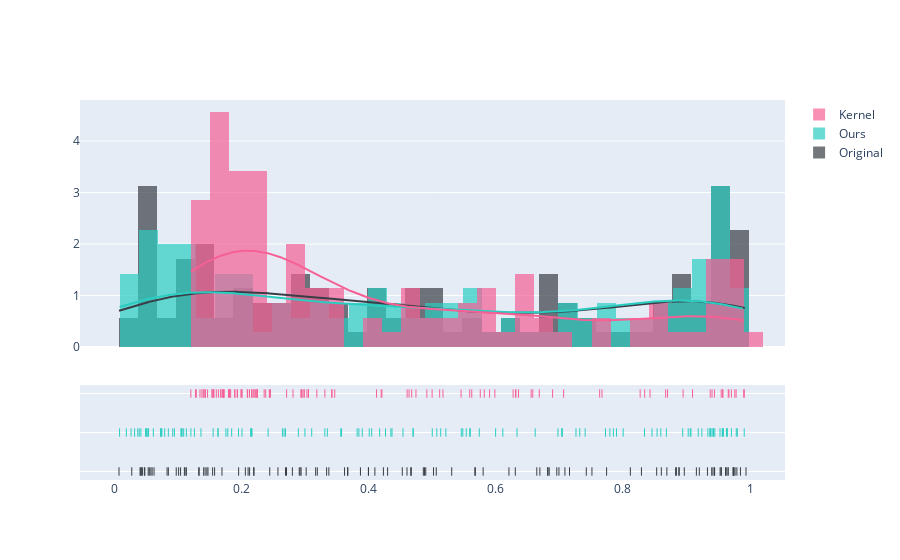

Source (notebook cell):
### Code cell
hist_data = [y_prob_original,y_prob_ours,y_prob_kernel2 ]

group_labels = ['Original','Ours','Kernel' ]
colors = ['#393E46', '#2BCDC1', '#F66095']

# Create distplot with custom bin_size
fig = ff.create_distplot(hist_data, group_labels, colors=colors,bin_size=.03,)
fig.show()

### Figure 1 — Plotly figure (JSON) as saved in the notebook; plotly's stock layout.template omitted (floating-point values rounded to 4 significant figures; data arrays with more than 128 entries replaced by an {"elided": "..."} marker saying what was removed)
{"data": [{"autobinx": false, "histnorm": "probability density", "legendgroup": "Original", "marker": {"color": "#393E46"}, "name": "Original", "opacity": 0.7, "x": [0.3169, 0.2803, 0.8841, 0.4234, 0.962, 0.9657, 0.1549, 0.3873, 0.2924, 0.696, 0.0977, 0.9792, 0.4664, 0.8604, 0.3998, 0.9747, 0.5802, 0.1476, 0.9201, 0.1337, 0.2195, 0.4531, 0.5065, 0.9763, 0.0445, 0.9528, 0.6208, 0.1431, 0.1331, 0.9935, 0.6822, 0.9416, 0.6646, 0.2911, 0.9732, 0.8531, 0.8829, 0.2695, 0.3376, 0.0429, 0.2064, 0.2199, 0.6308, 0.6694, 0.7424, 0.0476, 0.0554, 0.6994, 0.49, 0.0598, 0.1696, 0.9396, 0.1137, 0.6841, 0.7088, 0.43, 0.1408, 0.302, 0.2107, 0.0833, 0.5308, 0.0578, 0.8879, 0.9329, 0.9155, 0.1458, 0.7513, 0.294, 0.2711, 0.4, 0.5672, 0.3675, 0.7743, 0.1045, 0.158, 0.4862, 0.0536, 0.1116, 0.3623, 0.8885, 0.9547, 0.9736, 0.2576, 0.5022, 0.1014, 0.568, 0.2447, 0.0278, 0.8965, 0.8117, 0.6816, 0.9738, 0.0628, 0.9614, 0.716, 0.4673, 0.9442, 0.8291, 0.9637, 0.488, 0.4605, 0.41, 0.1958, 0.0418, 0.9438, 0.0408, 0.213, 0.9848, 0.3341, 0.0077, 0.9544, 0.0853, 0.8691, 0.0483, 0.1105, 0.3195, 0.3671], "xaxis": "x", "xbins": {"end": 0.9935, "size": 0.03, "start": 0.0077}, "yaxis": "y", "type": "histogram"}, {"autobinx": false, "histnorm": "probability density", "legendgroup": "Ours", "marker": {"color": "#2BCDC1"}, "name": "Ours", "opacity": 0.7, "x": [0.1094, 0.5216, 0.9058, 0.5002, 0.9526, 0.9336, 0.3564, 0.4701, 0.1635, 0.8004, 0.1848, 0.9706, 0.5483, 0.9185, 0.1788, 0.9639, 0.7321, 0.1366, 0.937, 0.2694, 0.07434, 0.7899, 0.08529, 0.8457, 0.1263, 0.9376, 0.6621, 0.05051, 0.03944, 0.9907, 0.8683, 0.9563, 0.785, 0.2421, 0.958, 0.907, 0.7795, 0.4542, 0.2897, 0.07515, 0.1069, 0.0514, 0.3107, 0.7047, 0.7726, 0.03728, 0.02665, 0.3901, 0.4369, 0.1061, 0.3314, 0.9241, 0.1208, 0.5998, 0.546, 0.5537, 0.0922, 0.2646, 0.06167, 0.05314, 0.2146, 0.1956, 0.7037, 0.5135, 0.5591, 0.2161, 0.5742, 0.3822, 0.3, 0.9369, 0.405, 0.3849, 0.4352, 0.09483, 0.2167, 0.9445, 0.05424, 0.1633, 0.1557, 0.8596, 0.9424, 0.9798, 0.7406, 0.56, 0.07291, 0.07954, 0.2673, 0.03224, 0.94, 0.6335, 0.4702, 0.9782, 0.04217, 0.8536, 0.4267, 0.1051, 0.9638, 0.894, 0.9419, 0.7262, 0.6112, 0.1758, 0.3352, 0.04955, 0.9564, 0.201, 0.4011, 0.9629, 0.4175, 0.00863, 0.9026, 0.0192, 0.8339, 0.3576, 0.1136, 0.5074, 0.6978], "xaxis": "x", "xbins": {"end": 0.9907, "size": 0.03, "start": 0.00863}, "yaxis": "y", "type": "histogram"}, {"autobinx": false, "histnorm": "probability density", "legendgroup": "Kernel", "marker": {"color": "#F66095"}, "name": "Kernel", "opacity": 0.7, "x": [0.2384, 0.2712, 0.6685, 0.2359, 0.9373, 0.9759, 0.2201, 0.164, 0.2457, 0.3056, 0.135, 0.6894, 0.5171, 0.5757, 0.1539, 0.9656, 0.4199, 0.6274, 0.8672, 0.5986, 0.1207, 0.7671, 0.4126, 0.8702, 0.1999, 0.8342, 0.6312, 0.1569, 0.1401, 0.9667, 0.5903, 0.8271, 0.5623, 0.4917, 0.9094, 0.5, 0.6583, 0.1679, 0.1414, 0.2449, 0.2094, 0.2162, 0.1723, 0.5455, 0.5591, 0.1677, 0.3055, 0.6318, 0.1564, 0.1935, 0.4607, 0.7067, 0.1798, 0.4211, 0.2989, 0.3032, 0.2128, 0.1724, 0.1469, 0.1818, 0.2099, 0.2187, 0.2813, 0.4679, 0.9908, 0.1729, 0.3469, 0.3422, 0.1832, 0.2441, 0.1433, 0.194, 0.3426, 0.1543, 0.156, 0.4638, 0.1381, 0.1703, 0.1996, 0.5119, 0.9569, 0.9571, 0.225, 0.6557, 0.1293, 0.2938, 0.4746, 0.2013, 0.7634, 0.2985, 0.1806, 0.9706, 0.1433, 0.9438, 0.6358, 0.1897, 0.978, 0.5821, 0.8946, 0.222, 0.1818, 0.2253, 0.2956, 0.1607, 0.9545, 0.1279, 0.2944, 0.9401, 0.3314, 0.2234, 0.9899, 0.1717, 0.8426, 0.225, 0.2166, 0.1899, 0.3187], "xaxis": "x", "xbins": {"end": 0.9908, "size": 0.03, "start": 0.1207}, "yaxis": "y", "type": "histogram"}, {"legendgroup": "Original", "marker": {"color": "#393E46"}, "mode": "lines", "name": "Original", "showlegend": false, "x": {"elided": "500 float values"}, "xaxis": "x", "y": {"elided": "500 float values"}, "yaxis": "y", "type": "scatter"}, {"legendgroup": "Ours", "marker": {"color": "#2BCDC1"}, "mode": "lines", "name": "Ours", "showlegend": false, "x": {"elided": "500 float values"}, "xaxis": "x", "y": {"elided": "500 float values"}, "yaxis": "y", "type": "scatter"}, {"legendgroup": "Kernel", "marker": {"color": "#F66095"}, "mode": "lines", "name": "Kernel", "showlegend": false, "x": {"elided": "500 float values"}, "xaxis": "x", "y": {"elided": "500 float values"}, "yaxis": "y", "type": "scatter"}, {"legendgroup": "Original", "marker": {"color": "#393E46", "symbol": "line-ns-open"}, "mode": "markers", "name": "Original", "showlegend": false, "x": [0.3169, 0.2803, 0.8841, 0.4234, 0.962, 0.9657, 0.1549, 0.3873, 0.2924, 0.696, 0.0977, 0.9792, 0.4664, 0.8604, 0.3998, 0.9747, 0.5802, 0.1476, 0.9201, 0.1337, 0.2195, 0.4531, 0.5065, 0.9763, 0.0445, 0.9528, 0.6208, 0.1431, 0.1331, 0.9935, 0.6822, 0.9416, 0.6646, 0.2911, 0.9732, 0.8531, 0.8829, 0.2695, 0.3376, 0.0429, 0.2064, 0.2199, 0.6308, 0.6694, 0.7424, 0.0476, 0.0554, 0.6994, 0.49, 0.0598, 0.1696, 0.9396, 0.1137, 0.6841, 0.7088, 0.43, 0.1408, 0.302, 0.2107, 0.0833, 0.5308, 0.0578, 0.8879, 0.9329, 0.9155, 0.1458, 0.7513, 0.294, 0.2711, 0.4, 0.5672, 0.3675, 0.7743, 0.1045, 0.158, 0.4862, 0.0536, 0.1116, 0.3623, 0.8885, 0.9547, 0.9736, 0.2576, 0.5022, 0.1014, 0.568, 0.2447, 0.0278, 0.8965, 0.8117, 0.6816, 0.9738, 0.0628, 0.9614, 0.716, 0.4673, 0.9442, 0.8291, 0.9637, 0.488, 0.4605, 0.41, 0.1958, 0.0418, 0.9438, 0.0408, 0.213, 0.9848, 0.3341, 0.0077, 0.9544, 0.0853, 0.8691, 0.0483, 0.1105, 0.3195, 0.3671], "xaxis": "x", "y": ["Original", "Original", "Original", "Original", "Original", "Original", "Original", "Original", "Original", "Original", "Original", "Original", "Original", "Original", "Original", "Original", "Original", "Original", "Original", "Original", "Original", "Original", "Original", "Original", "Original", "Original", "Original", "Original", "Original", "Original", "Original", "Original", "Original", "Original", "Original", "Original", "Original", "Original", "Original", "Original", "Original", "Original", "Original", "Original", "Original", "Original", "Original", "Original", "Original", "Original", "Original", "Original", "Original", "Original", "Original", "Original", "Original", "Original", "Original", "Original", "Original", "Original", "Original", "Original", "Original", "Original", "Original", "Original", "Original", "Original", "Original", "Original", "Original", "Original", "Original", "Original", "Original", "Original", "Original", "Original", "Original", "Original", "Original", "Original", "Original", "Original", "Original", "Original", "Original", "Original", "Original", "Original", "Original", "Original", "Original", "Original", "Original", "Original", "Original", "Original", "Original", "Original", "Original", "Original", "Original", "Original", "Original", "Original", "Original", "Original", "Original", "Original", "Original", "Original", "Original", "Original", "Original"], "yaxis": "y2", "type": "scatter"}, {"legendgroup": "Ours", "marker": {"color": "#2BCDC1", "symbol": "line-ns-open"}, "mode": "markers", "name": "Ours", "showlegend": false, "x": [0.1094, 0.5216, 0.9058, 0.5002, 0.9526, 0.9336, 0.3564, 0.4701, 0.1635, 0.8004, 0.1848, 0.9706, 0.5483, 0.9185, 0.1788, 0.9639, 0.7321, 0.1366, 0.937, 0.2694, 0.07434, 0.7899, 0.08529, 0.8457, 0.1263, 0.9376, 0.6621, 0.05051, 0.03944, 0.9907, 0.8683, 0.9563, 0.785, 0.2421, 0.958, 0.907, 0.7795, 0.4542, 0.2897, 0.07515, 0.1069, 0.0514, 0.3107, 0.7047, 0.7726, 0.03728, 0.02665, 0.3901, 0.4369, 0.1061, 0.3314, 0.9241, 0.1208, 0.5998, 0.546, 0.5537, 0.0922, 0.2646, 0.06167, 0.05314, 0.2146, 0.1956, 0.7037, 0.5135, 0.5591, 0.2161, 0.5742, 0.3822, 0.3, 0.9369, 0.405, 0.3849, 0.4352, 0.09483, 0.2167, 0.9445, 0.05424, 0.1633, 0.1557, 0.8596, 0.9424, 0.9798, 0.7406, 0.56, 0.07291, 0.07954, 0.2673, 0.03224, 0.94, 0.6335, 0.4702, 0.9782, 0.04217, 0.8536, 0.4267, 0.1051, 0.9638, 0.894, 0.9419, 0.7262, 0.6112, 0.1758, 0.3352, 0.04955, 0.9564, 0.201, 0.4011, 0.9629, 0.4175, 0.00863, 0.9026, 0.0192, 0.8339, 0.3576, 0.1136, 0.5074, 0.6978], "xaxis": "x", "y": ["Ours", "Ours", "Ours", "Ours", "Ours", "Ours", "Ours", "Ours", "Ours", "Ours", "Ours", "Ours", "Ours", "Ours", "Ours", "Ours", "Ours", "Ours", "Ours", "Ours", "Ours", "Ours", "Ours", "Ours", "Ours", "Ours", "Ours", "Ours", "Ours", "Ours", "Ours", "Ours", "Ours", "Ours", "Ours", "Ours", "Ours", "Ours", "Ours", "Ours", "Ours", "Ours", "Ours", "Ours", "Ours", "Ours", "Ours", "Ours", "Ours", "Ours", "Ours", "Ours", "Ours", "Ours", "Ours", "Ours", "Ours", "Ours", "Ours", "Ours", "Ours", "Ours", "Ours", "Ours", "Ours", "Ours", "Ours", "Ours", "Ours", "Ours", "Ours", "Ours", "Ours", "Ours", "Ours", "Ours", "Ours", "Ours", "Ours", "Ours", "Ours", "Ours", "Ours", "Ours", "Ours", "Ours", "Ours", "Ours", "Ours", "Ours", "Ours", "Ours", "Ours", "Ours", "Ours", "Ours", "Ours", "Ours", "Ours", "Ours", "Ours", "Ours", "Ours", "Ours", "Ours", "Ours", "Ours", "Ours", "Ours", "Ours", "Ours", "Ours", "Ours", "Ours", "Ours", "Ours", "Ours"], "yaxis": "y2", "type": "scatter"}, {"legendgroup": "Kernel", "marker": {"color": "#F66095", "symbol": "line-ns-open"}, "mode": "markers", "name": "Kernel", "showlegend": false, "x": [0.2384, 0.2712, 0.6685, 0.2359, 0.9373, 0.9759, 0.2201, 0.164, 0.2457, 0.3056, 0.135, 0.6894, 0.5171, 0.5757, 0.1539, 0.9656, 0.4199, 0.6274, 0.8672, 0.5986, 0.1207, 0.7671, 0.4126, 0.8702, 0.1999, 0.8342, 0.6312, 0.1569, 0.1401, 0.9667, 0.5903, 0.8271, 0.5623, 0.4917, 0.9094, 0.5, 0.6583, 0.1679, 0.1414, 0.2449, 0.2094, 0.2162, 0.1723, 0.5455, 0.5591, 0.1677, 0.3055, 0.6318, 0.1564, 0.1935, 0.4607, 0.7067, 0.1798, 0.4211, 0.2989, 0.3032, 0.2128, 0.1724, 0.1469, 0.1818, 0.2099, 0.2187, 0.2813, 0.4679, 0.9908, 0.1729, 0.3469, 0.3422, 0.1832, 0.2441, 0.1433, 0.194, 0.3426, 0.1543, 0.156, 0.4638, 0.1381, 0.1703, 0.1996, 0.5119, 0.9569, 0.9571, 0.225, 0.6557, 0.1293, 0.2938, 0.4746, 0.2013, 0.7634, 0.2985, 0.1806, 0.9706, 0.1433, 0.9438, 0.6358, 0.1897, 0.978, 0.5821, 0.8946, 0.222, 0.1818, 0.2253, 0.2956, 0.1607, 0.9545, 0.1279, 0.2944, 0.9401, 0.3314, 0.2234, 0.9899, 0.1717, 0.8426, 0.225, 0.2166, 0.1899, 0.3187], "xaxis": "x", "y": ["Kernel", "Kernel", "Kernel", "Kernel", "Kernel", "Kernel", "Kernel", "Kernel", "Kernel", "Kernel", "Kernel", "Kernel", "Kernel", "Kernel", "Kernel", "Kernel", "Kernel", "Kernel", "Kernel", "Kernel", "Kernel", "Kernel", "Kernel", "Kernel", "Kernel", "Kernel", "Kernel", "Kernel", "Kernel", "Kernel", "Kernel", "Kernel", "Kernel", "Kernel", "Kernel", "Kernel", "Kernel", "Kernel", "Kernel", "Kernel", "Kernel", "Kernel", "Kernel", "Kernel", "Kernel", "Kernel", "Kernel", "Kernel", "Kernel", "Kernel", "Kernel", "Kernel", "Kernel", "Kernel", "Kernel", "Kernel", "Kernel", "Kernel", "Kernel", "Kernel", "Kernel", "Kernel", "Kernel", "Kernel", "Kernel", "Kernel", "Kernel", "Kernel", "Kernel", "Kernel", "Kernel", "Kernel", "Kernel", "Kernel", "Kernel", "Kernel", "Kernel", "Kernel", "Kernel", "Kernel", "Kernel", "Kernel", "Kernel", "Kernel", "Kernel", "Kernel", "Kernel", "Kernel", "Kernel", "Kernel", "Kernel", "Kernel", "Kernel", "Kernel", "Kernel", "Kernel", "Kernel", "Kernel", "Kernel", "Kernel", "Kernel", "Kernel", "Kernel", "Kernel", "Kernel", "Kernel", "Kernel", "Kernel", "Kernel", "Kernel", "Kernel", "Kernel", "Kernel", "Kernel", "Kernel", "Kernel", "Kernel"], "yaxis": "y2", "type": "scatter"}], "layout": {"barmode": "overlay", "hovermode": "closest", "legend": {"traceorder": "reversed"}, "xaxis": {"anchor": "y2", "domain": [0.0, 1.0], "zeroline": false}, "yaxis": {"anchor": "free", "domain": [0.35, 1], "position": 0.0}, "yaxis2": {"anchor": "x", "domain": [0, 0.25], "dtick": 1, "showticklabels": false}}}
